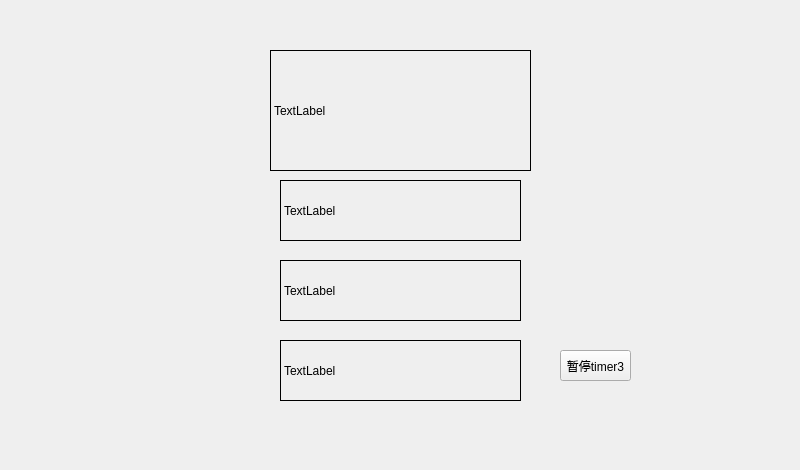
<?xml version="1.0" encoding="UTF-8"?>
<ui version="4.0">
 <class>Widget</class>
 <widget class="QWidget" name="Widget">
  <property name="geometry">
   <rect>
    <x>0</x>
    <y>0</y>
    <width>800</width>
    <height>470</height>
   </rect>
  </property>
  <property name="windowTitle">
   <string>Widget</string>
  </property>
  <widget class="myLabel" name="label">
   <property name="geometry">
    <rect>
     <x>270</x>
     <y>50</y>
     <width>261</width>
     <height>121</height>
    </rect>
   </property>
   <property name="frameShape">
    <enum>QFrame::Box</enum>
   </property>
   <property name="text">
    <string>TextLabel</string>
   </property>
  </widget>
  <widget class="QLabel" name="label_2">
   <property name="geometry">
    <rect>
     <x>280</x>
     <y>180</y>
     <width>241</width>
     <height>61</height>
    </rect>
   </property>
   <property name="frameShape">
    <enum>QFrame::Panel</enum>
   </property>
   <property name="text">
    <string>TextLabel</string>
   </property>
  </widget>
  <widget class="QLabel" name="label_3">
   <property name="geometry">
    <rect>
     <x>280</x>
     <y>260</y>
     <width>241</width>
     <height>61</height>
    </rect>
   </property>
   <property name="frameShape">
    <enum>QFrame::Panel</enum>
   </property>
   <property name="text">
    <string>TextLabel</string>
   </property>
  </widget>
  <widget class="QLabel" name="label_4">
   <property name="geometry">
    <rect>
     <x>280</x>
     <y>340</y>
     <width>241</width>
     <height>61</height>
    </rect>
   </property>
   <property name="frameShape">
    <enum>QFrame::Panel</enum>
   </property>
   <property name="text">
    <string>TextLabel</string>
   </property>
  </widget>
  <widget class="QPushButton" name="pBtnStop">
   <property name="geometry">
    <rect>
     <x>560</x>
     <y>350</y>
     <width>71</width>
     <height>31</height>
    </rect>
   </property>
   <property name="text">
    <string>暂停timer3</string>
   </property>
  </widget>
 </widget>
 <customwidgets>
  <customwidget>
   <class>myLabel</class>
   <extends>QLabel</extends>
   <header location="global">mylabel.h</header>
  </customwidget>
 </customwidgets>
 <resources/>
 <connections/>
</ui>
